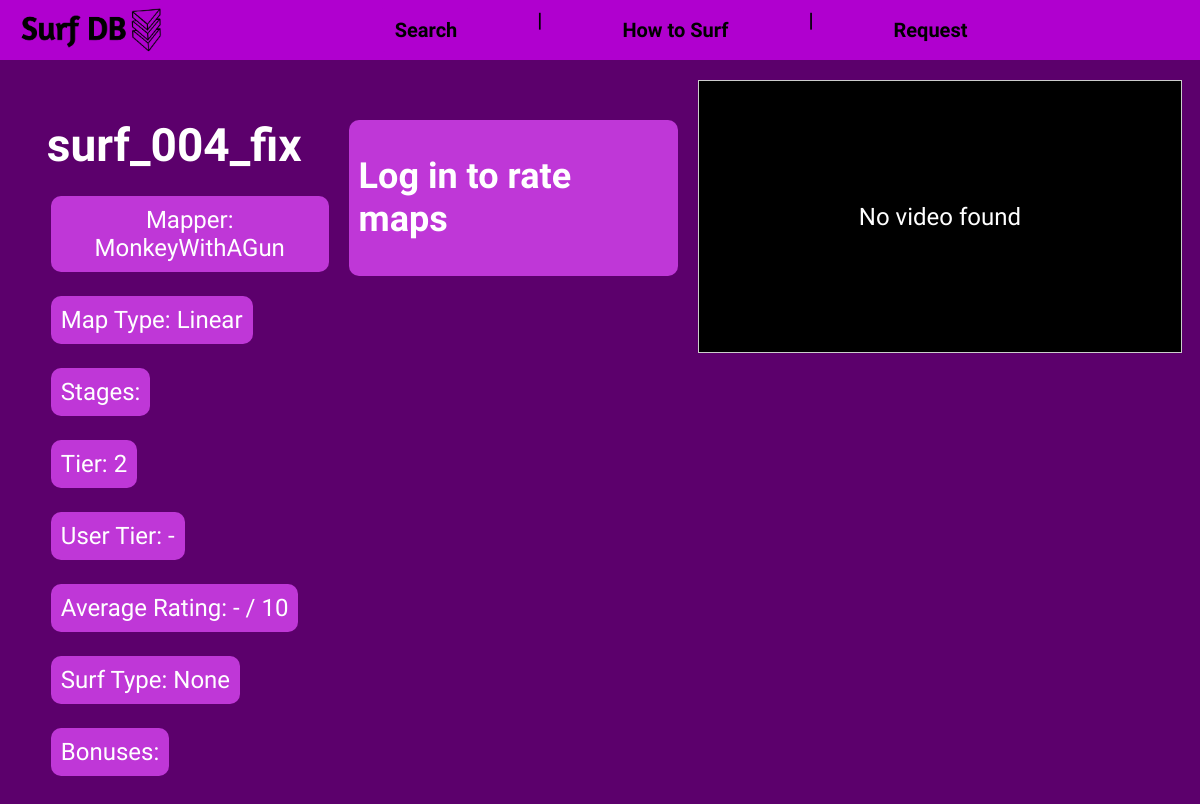
/map/surf_004_fix, run on the app's committed database.
### tables this page shows
CREATE TABLE "maps" (
    map_id INTEGER PRIMARY KEY AUTOINCREMENT,
    name TEXT UNIQUE NOT NULL,
    tier INTEGER NOT NULL,
    type TEXT NOT NULL,
    mapper TEXT,
    youtube TEXT,
    stages TEXT,
    bonuses INTEGER
);

### app.py (the view)
@app.route('/map/<string:map_name>')
def map_page(map_name):
    map_data = db.execute("""SELECT maps.*,
                                COUNT(ratings.map_id) AS rating_count,
                                AVG(ratings.rating) AS average_rating,
                                (SELECT surftype
                                    FROM ratings r
                                    WHERE r.map_id = maps.map_id
                                    GROUP BY surftype
                                    ORDER BY COUNT(surftype) DESC
                                    LIMIT 1) AS surftype
                            FROM maps
                            LEFT JOIN ratings ON maps.map_id = ratings.map_id
                            WHERE maps.name = ?
                            GROUP BY maps.map_id
                            """, map_name)
    if not map_data:
        return render_template('nomap.html')
    map_data = map_data[0]
    loggedin = False
    if 'userid' in session:
        user_ratings = db.execute("SELECT * FROM ratings WHERE map_id =? AND userid =?", map_data['map_id'], session['userid'])
        user_data = user_ratings[0] if user_ratings else None
        loggedin = True
    else:
        user_data = None
    return render_template('map.html', map_data=map_data, user_data=user_data, loggedin=loggedin)

### templates/map.html (shortened to what this page needs)
{% extends "layout.html" %}
{% block main %}
<div>
    <div class="container3">
        <div class="results2">
            <h2 class="mapname">{{ map_data.name }}</h2>
            <p class="mapinfo">Mapper: {{ map_data.mapper }}</p>
            <p class="mapinfo">Map Type: {{ map_data.type }}</p>
            <p class="mapinfo">Stages: {{ map_data.stages }}</p>
            <p class="mapinfo">Tier: {{ map_data.tier }}</p>
            {% if map_data.get('usertier') == none %}
                <p class="mapinfo">User Tier: -</p>
            {% else %}
                <p class="mapinfo">User Tier: {{ map_data.usertier|float|round(1) }}</p>
            {% endif %}
            {% if map_data.average_rating == none %}
                <p class="mapinfo">Average Rating: - / 10</p>
            {% endif %}
            <p class="mapinfo">Surf Type: {{ map_data.surftype }}</p>
            <p class="mapinfo">Bonuses: {{ map_data.bonuses }}</p>
        </div>
        <div class="rate">
            {% if loggedin == true %}
                <h2 class="rateheading">Rate this map</h2>
                <form>
                    <div>
                        <label class="ratemargin" for="rating">Rating:</label>
                        <input class="rateform" type="number" id="rating" name="rating" min="0" max="10" step="0.1"> / 10
                    </div>
                    <div>
                        <label class="ratemargin" for="tier">Tier:</label>
                        <input class="rateform" type="number" id="tier" name="tier" min="1" max="8.9" step="0.1">
                    </div>
                    <div>
                        <label class="ratemargin" for="type">Surf type:</label>
                        <select class="rateform" id="type" name="type">
                        <option value="" disabled selected>Select</option>
                        <option value="Unit">Unit</option>
                        <option value="Tech">Tech</option>
                        <option value="Maxvel">Maxvel</option>
                        <option value="Combo">Combo</option>
                        <option value="None">None</option>
                        </select>
                    </div>
                    <button class="ratesubmit" type="submit">Save</button>
                </form>
            {% else %}
                <h2>Log in to rate maps</h2>
            {% endif %}
        </div>
        <div class="mapvid">
            <div class="video-container2">
                <div class="video-placeholder" id="video-placeholder">No video found</div>
            </div>
        </div>
    </div>
</div>
{% endblock %}

### static/styles.css (style rules this page uses)
body { margin: 0; font-family: 'Abel', sans-serif; background-color: #5c006c; overflow-x: hidden; }
.container3 { display: flex; justify-content: space-between; }
.mapname { font-size: 46px; font-weight: bold; margin-bottom: 10px; color: #ffffff; }
.video-placeholder { position: absolute; top: 0; left: 0; width: 100%; height: 100%; background-color: black; color: white; display: flex; align-items: center; justify-content: center; font-size: 24px; text-align: center; z-index: 1; }
.mapinfo { background-color: #bf37d7; display: block; border-radius: 10px; width: fit-content; font-size: 24px; color: #ffffff; padding: 10px; margin-left: 10%; }
.video-container2 { position: relative; width: 100%; padding-top: 56.25%; border: 1px solid #ccc; }
.results2 { text-align: center; width: 30%; padding:20px; box-sizing: border-box; }
.rate { background-color: #bf37d7; display: flex; flex-direction: column; align-items: center; align-self: flex-start; border-radius: 10px; font-size: 24px; color: #ffffff; padding: 5px 10px; line-height: 1.2; margin-top: 5%; }
.rate h2 { margin-right: 10px; }
.mapvid { width: 45%; padding:20px; box-sizing: border-box; }

### data on the page
maps: name "surf_004_fix", mapper "MonkeyWithAGun", type "Linear", tier "2"

### other printed values
{{ map_data.surftype }} "None"
